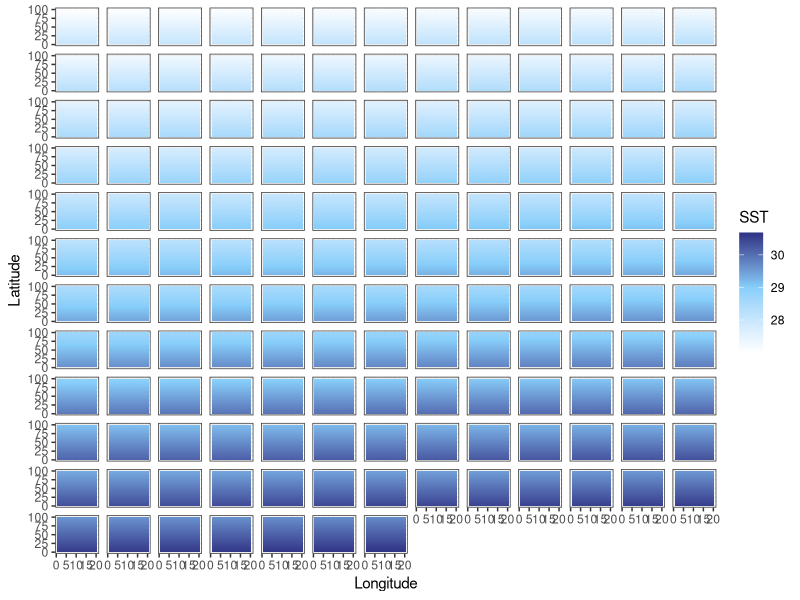
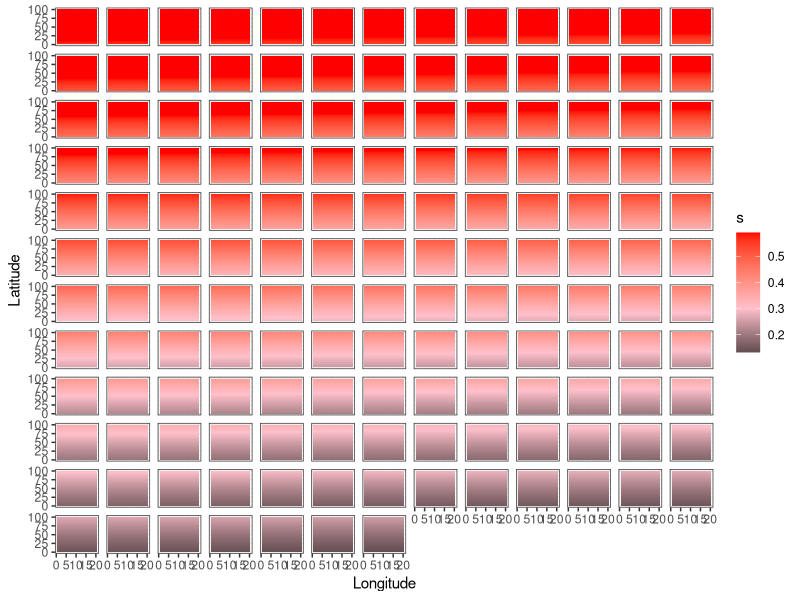
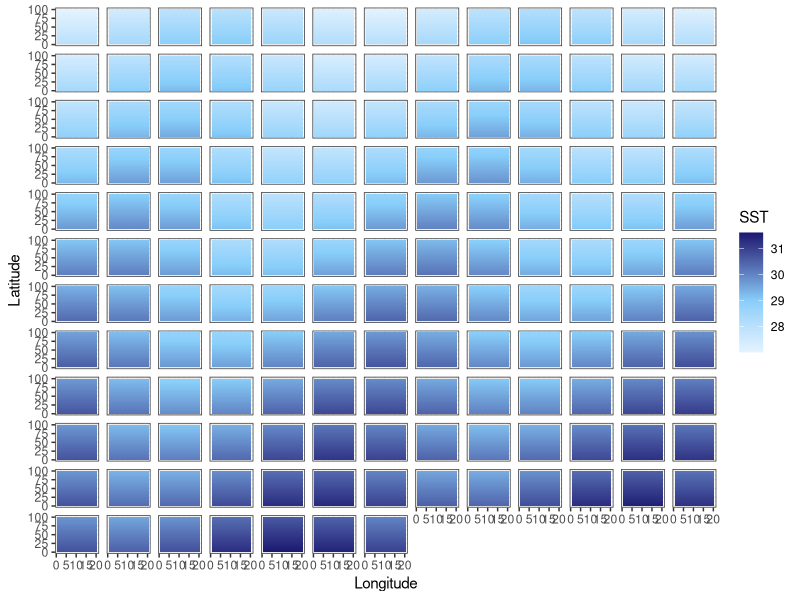
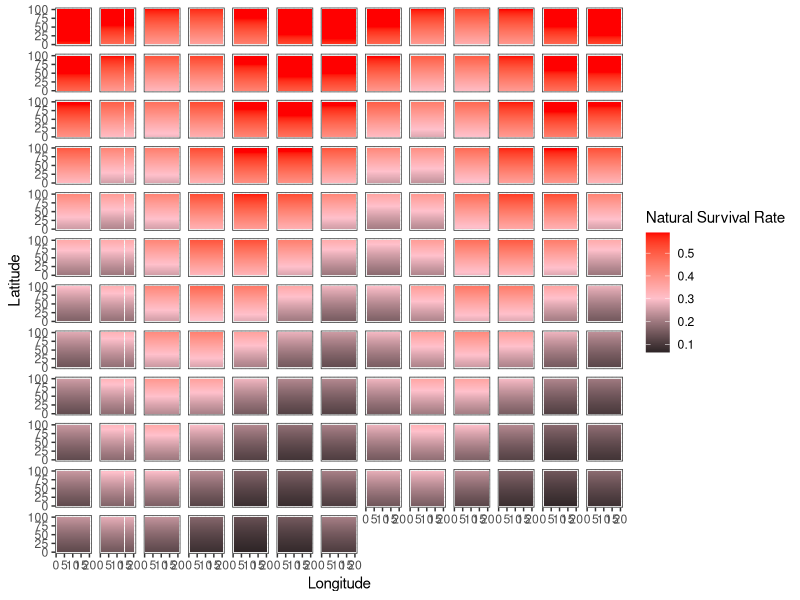
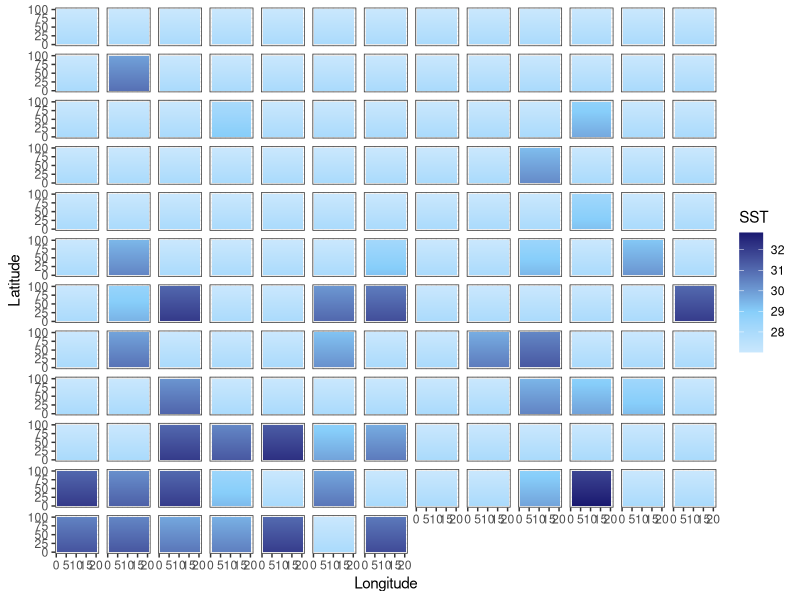
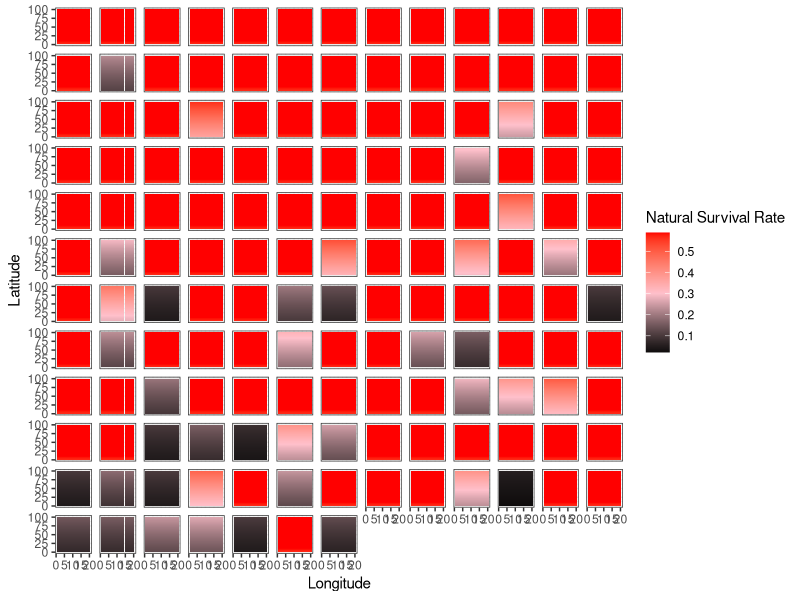

Write the R code that produced these figures, in order.
library(tidyverse)
library(here)

addTaskCallback(function(...) {set.seed(42);TRUE})
options(warn=-1)

years = 150
NS.patches = 100
EW.patches = 20
opt.temp = 25

calc_temp_mortality <- function(SST, opt.temp, temp.range, s) {
  nat.m = array(0, c(nrow(SST), ncol(SST)))
  m = 1 - exp((-(SST[,] - opt.temp)^2)/(temp.range^2)) # temperature based mortality function from Walsworth et al.
  m = 1 - m
  nat.m = ifelse(m > s, s, m)
  return(nat.m)
}

# 0.3678794 29
# 0.2096114 30
# 0.1053992 31
# 0.0467706 32
# 0.0183156 33


### UNCOMMENT FOR CONSTANT MEAN SHIFT SST
SST.patches.mean <- array(0, c(NS.patches, EW.patches, years))
start_SST = (opt.temp + 2) + NS.patches*0.01

for (i in 1:years) {
  SST = start_SST
  for (lat in 1:NS.patches) {
    SST.patches.mean[lat,,i] = SST
    SST = SST - 0.01
  }
  start_SST = start_SST + 0.018
}

### UNCOMMENT FOR ENSO VARIABLE MEAN SST
SST.patches.enso <- array(0, c(NS.patches, EW.patches, years))
start_SST = (opt.temp + 2) + NS.patches*0.01

t=seq(1,years,1)
enso.value = 0.5*sin(t) + 0.018

for (i in 1:years) {
  SST = start_SST
  for (lat in 1:NS.patches) {
    SST.patches.enso[lat,,i] = SST
    SST = SST - 0.01
  }
  start_SST = start_SST + enso.value[i]
}

### UNCOMMENT FOR SHOCK SST CHANGES
SST.patches.shock <- array(0, c(NS.patches, EW.patches, years))
start_SST = (opt.temp + 2) + NS.patches*0.01

for (i in 1:years) {
  heat_prob = runif(1, 0, 1)
  if ((i < 75 & heat_prob < 0.1) | (i >= 75 & heat_prob < 0.35)) {
    intensity <- runif(1, 1, ifelse(i < 75, 3, 5))
    SST = start_SST + intensity
  } else {
    SST = start_SST
  }
  for (lat in 1:NS.patches) {
    SST.patches.shock[lat,,i] = SST
    SST = SST - 0.01
  }
}

output_df_mean = data.frame() #create dataframe to hold results
output_df_enso = data.frame()
output_df_shock = data.frame()


# Mean --------------------------------------------------------------------

for(b in 1:years) {
  SSTdf_mean = SST.patches.mean[,,b] %>% 
    as.data.frame() 
  
  SSTdf_mean$lat = c(1:NS.patches)
  SSTdf_mean$year = paste0(b)
  
  output_df_mean = bind_rows(output_df_mean, SSTdf_mean)
}

SSTdf_mean = output_df_mean %>% 
  pivot_longer(V1:V20,
               names_to = "lon",
               values_to = "sst") %>% 
  mutate(lon = case_when(
    lon == "V1" ~ 1,
    lon == "V2" ~ 2,
    lon == "V3" ~ 3,
    lon == "V4" ~ 4,
    lon == "V5" ~ 5,
    lon == "V6" ~ 6,
    lon == "V7" ~ 7,
    lon == "V8" ~ 8,
    lon == "V9" ~ 9,
    lon == "V10" ~ 10,
    lon == "V11" ~ 11,
    lon == "V12" ~ 12,
    lon == "V13" ~ 13,
    lon == "V14" ~ 14,
    lon == "V15" ~ 15,
    lon == "V16" ~ 16,
    lon == "V17" ~ 17,
    lon == "V18" ~ 18,
    lon == "V19" ~ 19,
    lon == "V20" ~ 20
    )) %>% 
  mutate(year = as.numeric(year))

mt = ggplot(SSTdf_mean, aes(lon, lat, fill = sst)) +
  geom_tile() +
  labs(x = "Longitude", y = "Latitude", fill = "SST") +
  theme_bw() +
  scale_fill_gradient2(low = "white", high = "midnightblue", mid = "lightskyblue", midpoint = 29) +
  facet_wrap(~year) + 
  theme(
    strip.background = element_blank(),
    strip.text.x = element_blank())

SSTdf_mean = SSTdf_mean %>% 
  mutate(mortality = 1 - (1 - exp((-(sst - 25)^2)/(4^2)))) %>% 
  mutate(survival = ifelse(mortality > 0.59, 0.59, mortality))

mm = ggplot(SSTdf_mean, aes(lon, lat, fill = survival)) +
  geom_tile() +
  labs(x = "Longitude", y = "Latitude", fill = "s") +
  theme_bw() +
  scale_fill_gradient2(low = "black", high = "red", mid = "pink", midpoint = .3) +
  facet_wrap(~year) + 
  theme(
    strip.background = element_blank(),
    strip.text.x = element_blank())

# ENSO --------------------------------------------------------------------

for(b in 1:years) {
  SSTdf_enso = SST.patches.enso[,,b] %>% 
    as.data.frame() 
  
  SSTdf_enso$lat = c(1:NS.patches)
  SSTdf_enso$year = paste0(b)
  
  output_df_enso = bind_rows(output_df_enso, SSTdf_enso)
}

SSTdf_enso = output_df_enso %>% 
  pivot_longer(V1:V20,
               names_to = "lon",
               values_to = "sst") %>% 
  mutate(lon = case_when(
    lon == "V1" ~ 1,
    lon == "V2" ~ 2,
    lon == "V3" ~ 3,
    lon == "V4" ~ 4,
    lon == "V5" ~ 5,
    lon == "V6" ~ 6,
    lon == "V7" ~ 7,
    lon == "V8" ~ 8,
    lon == "V9" ~ 9,
    lon == "V10" ~ 10,
    lon == "V11" ~ 11,
    lon == "V12" ~ 12,
    lon == "V13" ~ 13,
    lon == "V14" ~ 14,
    lon == "V15" ~ 15,
    lon == "V16" ~ 16,
    lon == "V17" ~ 17,
    lon == "V18" ~ 18,
    lon == "V19" ~ 19,
    lon == "V20" ~ 20
  )) %>% 
  mutate(year = as.numeric(year))

et = ggplot(SSTdf_enso, aes(lon, lat, fill = sst)) +
  geom_tile() +
  labs(x = "Longitude", y = "Latitude", fill = "SST") +
  theme_bw() +
  scale_fill_gradient2(low = "white", high = "midnightblue", mid = "lightskyblue", midpoint = 29) +
  facet_wrap(~year) + 
  theme(
    strip.background = element_blank(),
    strip.text.x = element_blank())

SSTdf_enso = SSTdf_enso %>% 
  mutate(mortality = 1 - (1 - exp((-(sst - 25)^2)/(4^2)))) %>% 
  mutate(survival = ifelse(mortality > 0.59, 0.59, mortality))

em = ggplot(SSTdf_enso, aes(lon, lat, fill = survival)) +
  geom_tile() +
  labs(x = "Longitude", y = "Latitude", fill = "Natural Survival Rate") +
  theme_bw() +
  scale_fill_gradient2(low = "black", high = "red", mid = "pink", midpoint = .3) +
  facet_wrap(~year) + 
  theme(
    strip.background = element_blank(),
    strip.text.x = element_blank())

# shock -------------------------------------------------------------------

for(b in 1:years) {
  SSTdf_shock = SST.patches.shock[,,b] %>% 
    as.data.frame() 
  
  SSTdf_shock$lat = c(1:NS.patches)
  SSTdf_shock$year = paste0(b)
  
  output_df_shock = bind_rows(output_df_shock, SSTdf_shock)
}

SSTdf_shock = output_df_shock %>% 
  pivot_longer(V1:V20,
               names_to = "lon",
               values_to = "sst") %>% 
  mutate(lon = case_when(
    lon == "V1" ~ 1,
    lon == "V2" ~ 2,
    lon == "V3" ~ 3,
    lon == "V4" ~ 4,
    lon == "V5" ~ 5,
    lon == "V6" ~ 6,
    lon == "V7" ~ 7,
    lon == "V8" ~ 8,
    lon == "V9" ~ 9,
    lon == "V10" ~ 10,
    lon == "V11" ~ 11,
    lon == "V12" ~ 12,
    lon == "V13" ~ 13,
    lon == "V14" ~ 14,
    lon == "V15" ~ 15,
    lon == "V16" ~ 16,
    lon == "V17" ~ 17,
    lon == "V18" ~ 18,
    lon == "V19" ~ 19,
    lon == "V20" ~ 20
  )) %>% 
  mutate(year = as.numeric(year))

st = ggplot(SSTdf_shock, aes(lon, lat, fill = sst)) +
  geom_tile() +
  labs(x = "Longitude", y = "Latitude", fill = "SST") +
  theme_bw() +
  scale_fill_gradient2(low = "white", high = "midnightblue", mid = "lightskyblue", midpoint = 29) +
  facet_wrap(~year) + 
  theme(
    strip.background = element_blank(),
    strip.text.x = element_blank())

SSTdf_shock = SSTdf_shock %>% 
  mutate(mortality = 1 - (1 - exp((-(sst - 25)^2)/(4^2)))) %>% 
  mutate(survival = ifelse(mortality > 0.59, 0.59, mortality))

sm = ggplot(SSTdf_shock, aes(lon, lat, fill = survival)) +
  geom_tile() +
  labs(x = "Longitude", y = "Latitude", fill = "Natural Survival Rate") +
  theme_bw() +
  scale_fill_gradient2(low = "black", high = "red", mid = "pink", midpoint = .3) +
  facet_wrap(~year) + 
  theme(
    strip.background = element_blank(),
    strip.text.x = element_blank())

ggsave(mt, file=paste0("mean_temp.pdf"), path = here("figs", "climate"), height = 10, width = 15)
ggsave(mm, file=paste0("mean_mortality.pdf"), path = here("figs", "climate"), height = 10, width = 15)
ggsave(et, file=paste0("enso_temp.pdf"), path = here("figs", "climate"), height = 10, width = 15)
ggsave(em, file=paste0("enso_mortality.pdf"), path = here("figs", "climate"), height = 10, width = 15)
ggsave(st, file=paste0("shock_temp.pdf"), path = here("figs", "climate"), height = 10, width = 15)
ggsave(sm, file=paste0("shock_mortality.pdf"), path = here("figs", "climate"), height = 10, width = 15)
